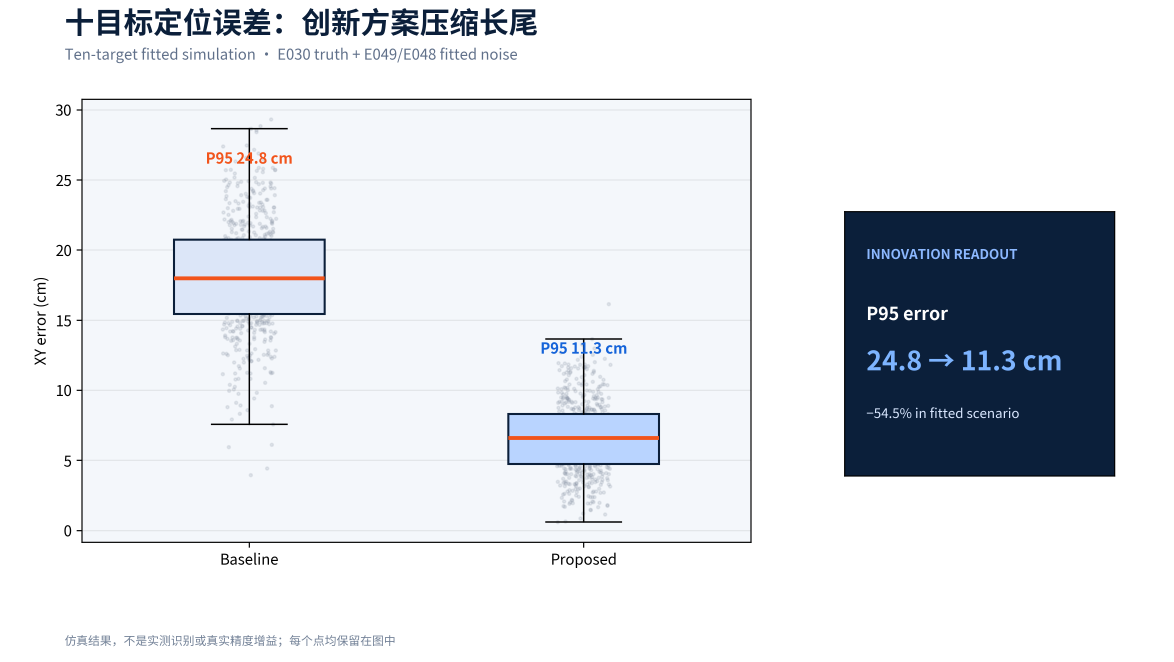
#> input picture defense/report/assets/fig_ten_target_error_box_v01.png, 3520 x 1984 px (shown at 1/3 size)
$ python -i inject_degradations.py   (imports and definitions only)   (older library calls are emulated)
#> lines starting #> are read from the running program, lines starting #| are printed output that depends on the picture
#!/usr/bin/env python3
"""Degradation and stress injection for chain B/C robustness evaluation.

Implements the injection column of the optimization plan table 8.1 and the
scenario rows of table 10.4.  Every injector is a pure function over an image
(or a range vector) plus a ROI/mask and explicit parameters; it returns the new
data and one metadata dict that records the *measured* injected amount, never
the requested nominal amount.  Images may be RGB or BGR: channel order is
preserved and only the fill palettes are colour-ordered.

Scope: this generates degraded evaluation inputs for our own simulated dataset.
It is not an attack tool.  ``printed_patch`` prints a fixed pattern and
``roi_shift`` reproduces the *downstream consequence* of a shifted
segmentation; neither optimizes anything against a network.  See the notes on
those two functions for the references that plan 8.1 cites as design input
only.  The backdoor row of table 8.1 (``arXiv 2512.19058``) stays a threat
analysis and is deliberately not implemented.

Outputs carry ``not_ground_truth: true``: degraded frames are evaluation
inputs, never truth.
"""
from __future__ import annotations

import argparse
import csv
import json
import shutil
from pathlib import Path
from typing import Any

import cv2
import numpy as np

CLUTTER_PALETTE = ((16, 16, 16), (244, 244, 244), (14, 220, 240), (235, 24, 190), (250, 236, 20))

# Scenario rows of plan 10.4.  ``applies_to`` says which dataset stream the row
# perturbs; the CLI copies the untouched streams so the output stays evaluable.
DEGRADATION_SCENARIOS: dict[str, dict[str, Any]] = {
    "no_degradation": {"injector": "none", "applies_to": "none", "plan_row": "no_degradation", "params": {}},
    "occlusion_30": {"injector": "occlusion", "applies_to": "rgb", "plan_row": "occlusion_30_50_70", "params": {"fraction": 0.30, "kind": "rectangle"}},
    "occlusion_50": {"injector": "occlusion", "applies_to": "rgb", "plan_row": "occlusion_30_50_70", "params": {"fraction": 0.50, "kind": "rectangle"}},
    "occlusion_70": {"injector": "occlusion", "applies_to": "rgb", "plan_row": "occlusion_30_50_70", "params": {"fraction": 0.70, "kind": "polygon"}},
    "exposure_over": {"injector": "exposure", "applies_to": "rgb", "plan_row": "over_under_hard_shadow", "params": {"mode": "over", "gamma": 0.50, "gain": 1.75}},
    "exposure_under": {"injector": "exposure", "applies_to": "rgb", "plan_row": "over_under_hard_shadow", "params": {"mode": "under", "gamma": 2.00, "gain": 0.32}},
    "hard_shadow": {"injector": "exposure", "applies_to": "rgb", "plan_row": "over_under_hard_shadow", "params": {"mode": "hard_shadow", "shadow_strength": 0.72, "shadow_direction_deg": 35.0}},
    "motion_blur": {"injector": "motion_blur", "applies_to": "rgb", "plan_row": "motion_blur", "params": {"kernel_length_px": 25}},
    "background_clutter": {"injector": "background_clutter", "applies_to": "rgb", "plan_row": "background_clutter", "params": {"count": 18, "size_px": [40, 140]}},
    "uwb_nlos_positive_bias": {"injector": "uwb_nlos", "applies_to": "uwb_ranges", "plan_row": "uwb_nlos_positive_bias", "params": {"anchor_indices": [0, 2], "bias_m": 0.35}},
    "printed_patch": {"injector": "printed_patch", "applies_to": "rgb", "plan_row": "printed_patch", "params": {"seed": 20260901, "blocks": 8, "pattern": "checker", "coverage": 0.35}},
    "roi_shift": {"injector": "roi_shift", "applies_to": "mask", "plan_row": "roi_shift", "params": {"shift_xy_px": [24, -18]}},
}

EXPOSURE_DEFAULTS = {"over": (0.55, 1.60), "under": (1.90, 0.35), "hard_shadow": (1.00, 1.00)}


# [5 lines left out: function _roi, not called in this run]


def _bbox(roi: np.ndarray) -> tuple[int, int, int, int]:
    ys, xs = np.nonzero(roi)
    return int(ys.min()), int(ys.max()), int(xs.min()), int(xs.max())


# [102 lines left out: functions _occluder_rectangle, _occluder_polygon, occlusion, exposure, image_motion_direction_deg, not called in this run]


def motion_blur(image: np.ndarray, mask: Any = None, *, kernel_length_px: int = 25, direction_deg: float = 0.0) -> tuple[np.ndarray, dict[str, Any]]:
    """Convolve with a linear kernel along the trajectory direction (plan 8.1).

    Use :func:`image_motion_direction_deg` to derive ``direction_deg`` from two
    neighbouring camera positions instead of guessing it.
    """
    length = max(int(kernel_length_px), 1)
    kernel = np.zeros((length, length), dtype=np.float32)
    center = (length - 1) / 2.0
    radians = np.radians(direction_deg)
    half = np.array([np.cos(radians), np.sin(radians)]) * center
    cv2.line(kernel, tuple(np.rint([center - half[0], center - half[1]]).astype(int)),
             tuple(np.rint([center + half[0], center + half[1]]).astype(int)), 1.0, 1)
    kernel /= float(kernel.sum())
    result = cv2.filter2D(image, -1, kernel, borderType=cv2.BORDER_REPLICATE)
    metadata = {"injector": "motion_blur", "kernel_length_px": length, "direction_deg": float(direction_deg),
                "kernel_nonzero_px": int(np.count_nonzero(kernel))}
    if mask is not None:
        roi = _roi(mask)
        before = float(np.abs(cv2.Laplacian(cv2.cvtColor(image, cv2.COLOR_BGR2GRAY), cv2.CV_32F))[roi].mean())
        after = float(np.abs(cv2.Laplacian(cv2.cvtColor(result, cv2.COLOR_BGR2GRAY), cv2.CV_32F))[roi].mean())
        metadata |= {"roi_sharpness_ratio": after / max(before, 1e-9)}
    return result, metadata


# [263 lines left out: functions background_clutter, uwb_nlos, _pattern, printed_patch, roi_shift, _camera_rows and 5 more, not called in this run]


# [2 lines not run here, left out]

>>> import cv2
>>> picture = cv2.imread('../defense/report/assets/fig_ten_target_error_box_v01.png')
#> picture is the input picture: shape (1984, 3520, 3); mean B, G, R 231.3, 226.4, 223.1
>>> result = motion_blur(picture)
#> in motion_blur, `result = cv2.filter2D(image, -1, kernel, borderType=cv2.BORDER_REPLICA..`:
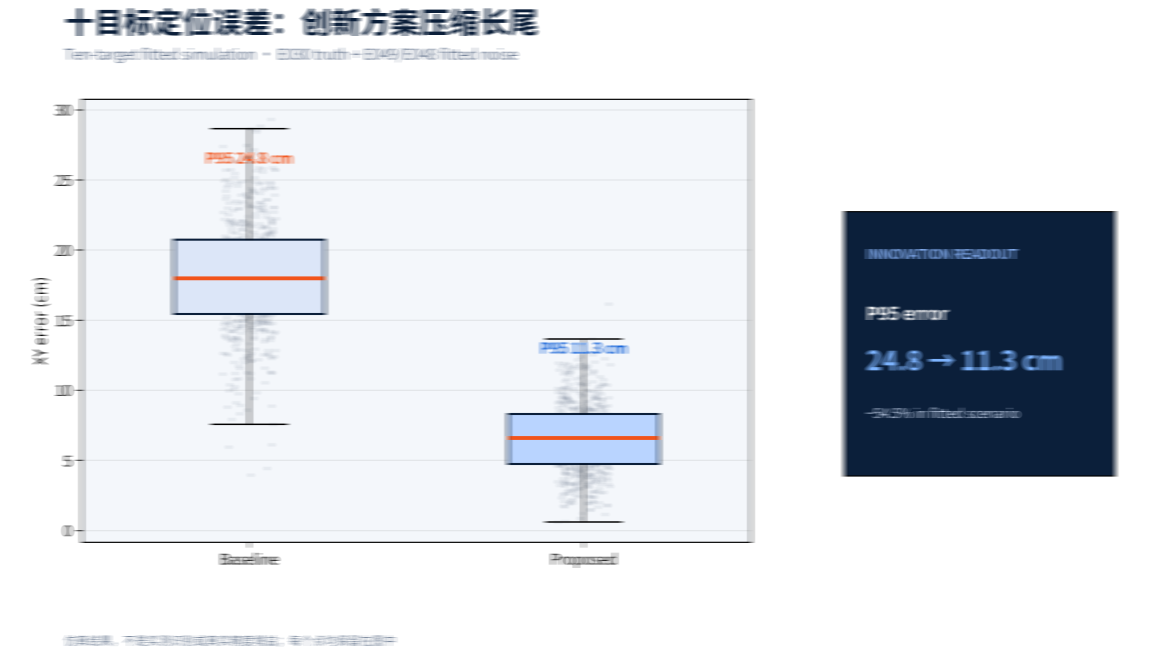
#> result: shape (1984, 3520, 3) (shown at 1/3 size); mean B, G, R 231.3, 226.4, 223.1
